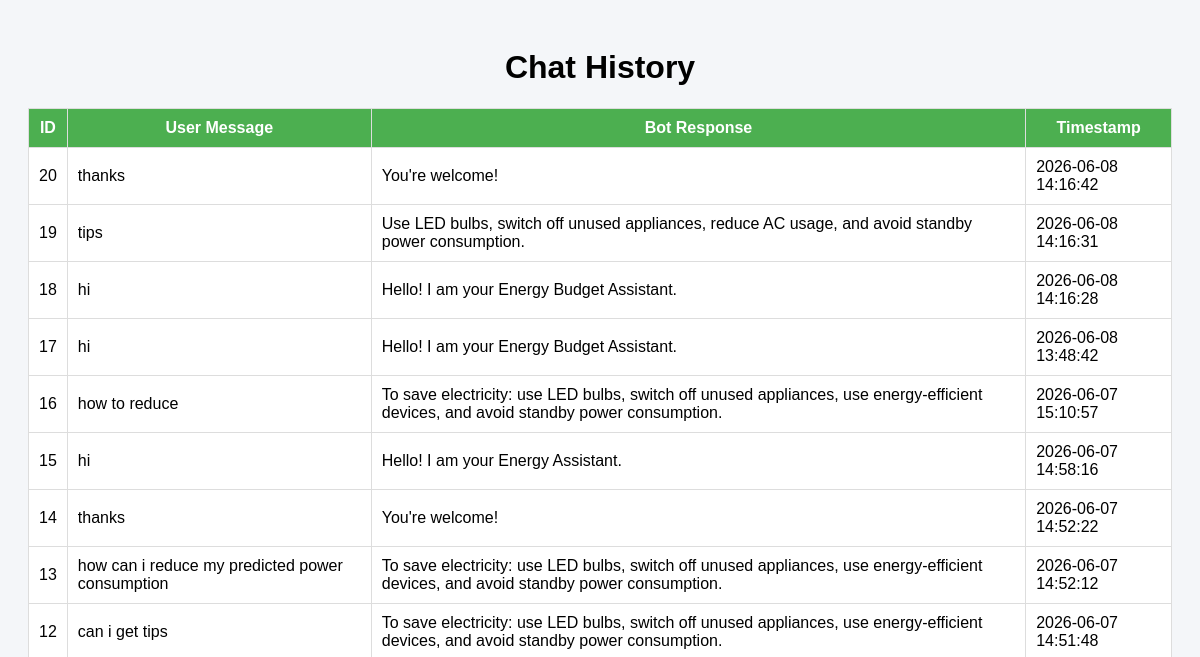
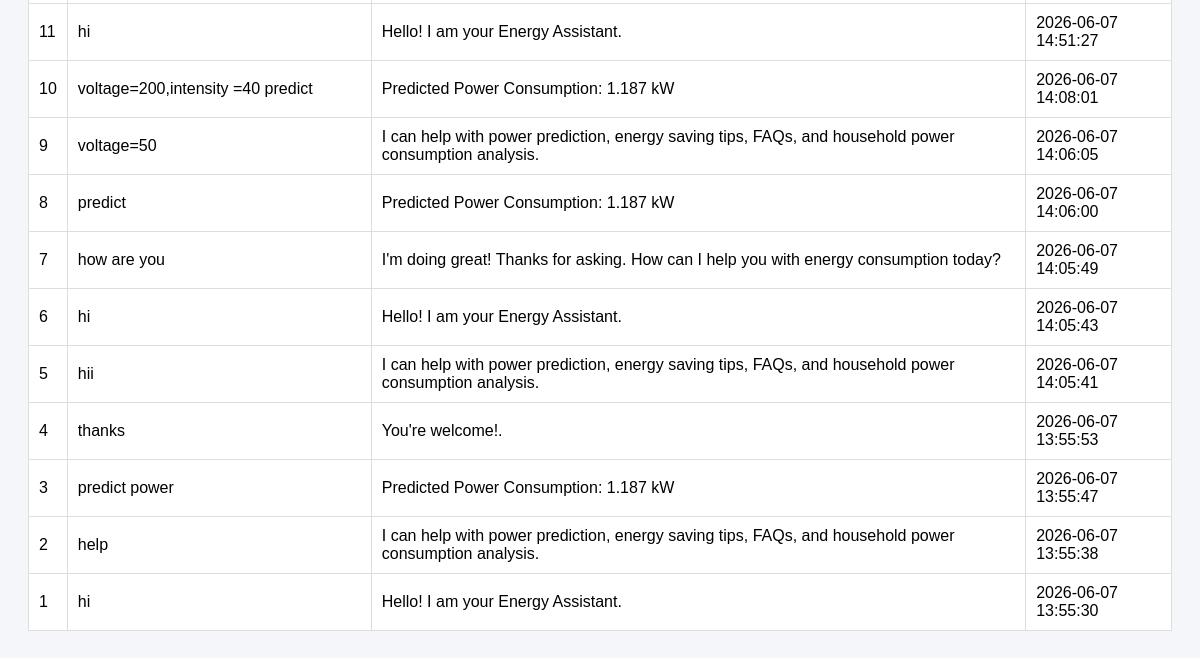
Before: /history with the older database file (2 pictures, top to bottom).
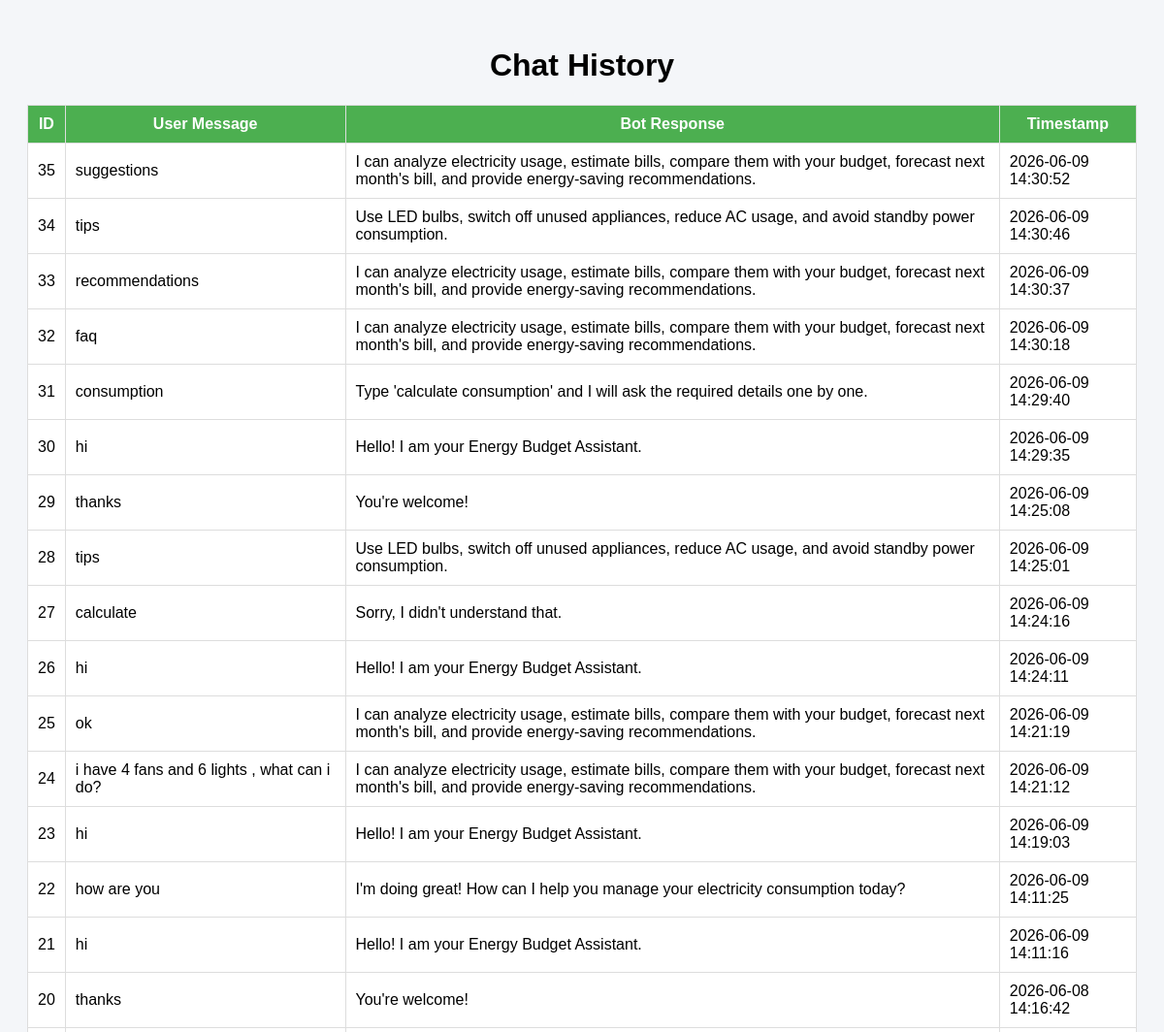
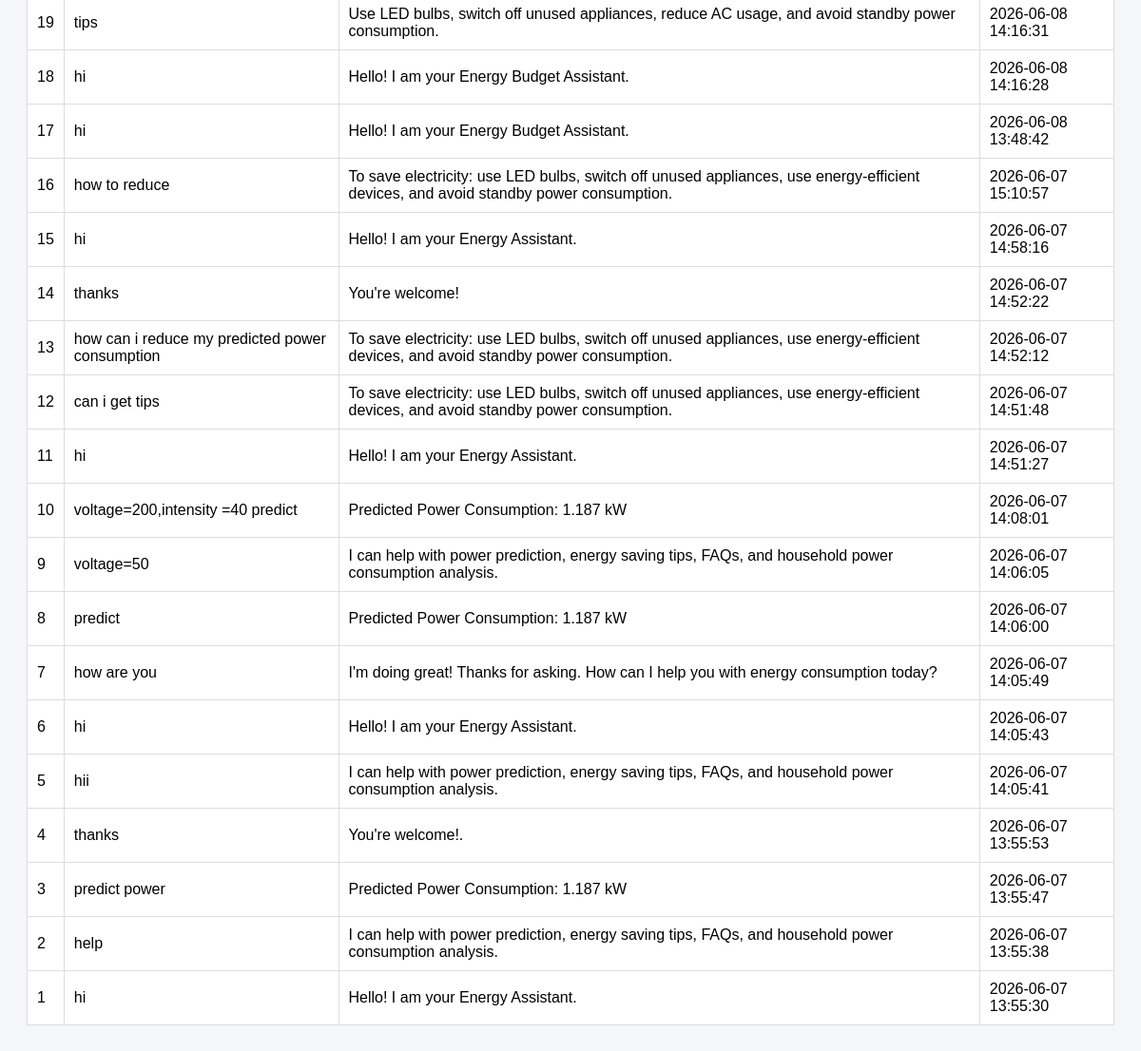
After: the same page with the newer database file (2 pictures, top to bottom).
### tables this page shows
CREATE TABLE chats (

    id INTEGER PRIMARY KEY AUTOINCREMENT,

    user_message TEXT,

    bot_response TEXT,

    timestamp DATETIME DEFAULT CURRENT_TIMESTAMP

);

### app.py (the view)
@app.route("/history")
def history():
    conn = sqlite3.connect(
        "chat_history.db"
    )
    cursor = conn.cursor()
    cursor.execute(
        """
        SELECT *
        FROM chats
        ORDER BY id DESC
        """
    )
    rows = cursor.fetchall()
    conn.close()
    return render_template(
        "history.html",
        chats=rows
    )

### templates/history.html (shortened to what this page needs)
<!DOCTYPE html>
<html>
<head>
    <link rel="stylesheet"
href="{{ url_for('static', filename='history.css') }}">
</head>
<body>
    <h1>Chat History</h1>
    <table border="1">
        <tr>
            <th>ID</th>
            <th>User Message</th>
            <th>Bot Response</th>
            <th>Timestamp</th>
        </tr>
        {% for chat in chats %}
        <tr>
            <td>{{ chat[0] }}</td>
            <td>{{ chat[1] }}</td>
            <td>{{ chat[2] }}</td>
            <td>{{ chat[3] }}</td>
        </tr>
        {% endfor %}
    </table>
</body>
</html>

### static/history.css (style rules this page uses)
body { font-family: Arial, sans-serif; padding: 20px; background: #f4f6f9; }
h1 { text-align:center; }
table { width:100%; border-collapse:collapse; background:white; }
th, td { border:1px solid #ddd; padding:10px; }
th { background:#4caf50; color:white; }

Changed rows visible on the page:
added chats: id "35", user_message "suggestions", bot_response "I can analyze electricity usage, estimate bills, compare them with your budget, forecast next month's bill, and provide energy-saving recommendations.", timestamp "2026-06-09 14:30:52"
added chats: id "34", user_message "tips", bot_response "Use LED bulbs, switch off unused appliances, reduce AC usage, and avoid standby power consumption.", timestamp "2026-06-09 14:30:46"
added chats: id "33", user_message "recommendations", bot_response "I can analyze electricity usage, estimate bills, compare them with your budget, forecast next month's bill, and provide energy-saving recommendations.", timestamp "2026-06-09 14:30:37"
added chats: id "32", user_message "faq", bot_response "I can analyze electricity usage, estimate bills, compare them with your budget, forecast next month's bill, and provide energy-saving recommendations.", timestamp "2026-06-09 14:30:18"
added chats: id "31", user_message "consumption", bot_response "Type 'calculate consumption' and I will ask the required details one by one.", timestamp "2026-06-09 14:29:40"
added chats: id "30", user_message "hi", bot_response "Hello! I am your Energy Budget Assistant.", timestamp "2026-06-09 14:29:35"
added chats: id "29", user_message "thanks", bot_response "You're welcome!", timestamp "2026-06-09 14:25:08"
added chats: id "28", user_message "tips", bot_response "Use LED bulbs, switch off unused appliances, reduce AC usage, and avoid standby power consumption.", timestamp "2026-06-09 14:25:01"
added chats: id "27", user_message "calculate", bot_response "Sorry, I didn't understand that.", timestamp "2026-06-09 14:24:16"
added chats: id "26", user_message "hi", bot_response "Hello! I am your Energy Budget Assistant.", timestamp "2026-06-09 14:24:11"
added chats: id "25", user_message "ok", bot_response "I can analyze electricity usage, estimate bills, compare them with your budget, forecast next month's bill, and provide energy-saving recommendations.", timestamp "2026-06-09 14:21:19"
added chats: id "24", user_message "i have 4 fans and 6 lights , what can i do?", bot_response "I can analyze electricity usage, estimate bills, compare them with your budget, forecast next month's bill, and provide energy-saving recommendations.", timestamp "2026-06-09 14:21:12"
added chats: id "23", user_message "hi", bot_response "Hello! I am your Energy Budget Assistant.", timestamp "2026-06-09 14:19:03"
added chats: id "22", user_message "how are you", bot_response "I'm doing great! How can I help you manage your electricity consumption today?", timestamp "2026-06-09 14:11:25"
added chats: id "21", user_message "hi", bot_response "Hello! I am your Energy Budget Assistant.", timestamp "2026-06-09 14:11:16"
